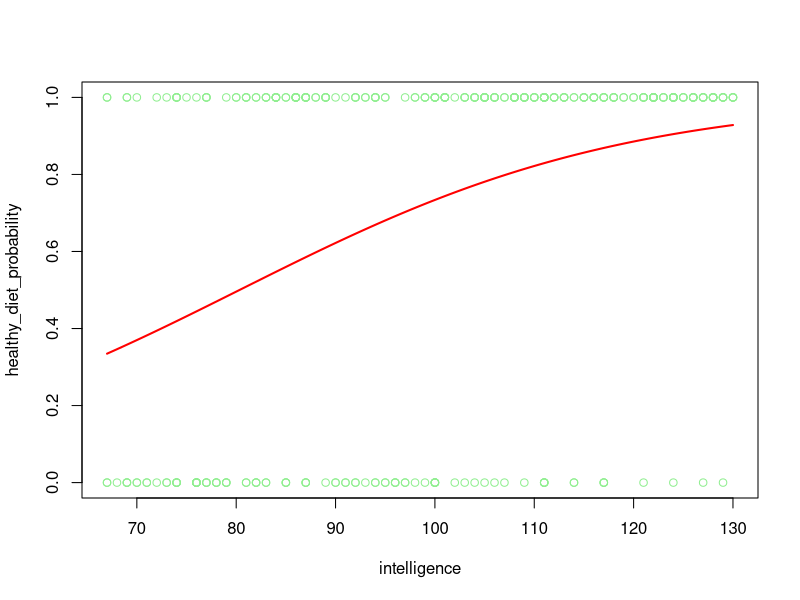
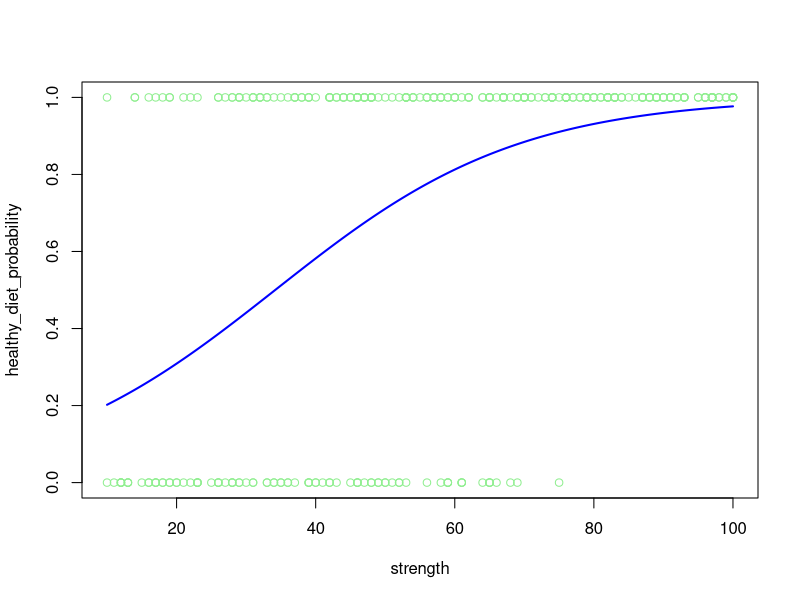

Write the R code that produced these figures, in order.
library(openxlsx)
set.seed(42)

amount <- 300

# age <- sample(20:84, amount, replace = TRUE)

 # intelligence <- sample(67:130, amount, replace = TRUE)

 #strength <- sample(10:100, amount, replace = TRUE)

 # healthy_diet_probability <- ifelse((intelligence*0.5 + strength * 0.53 > 75) | (age > 65), 1, 0)

 # DATA_TABLE <- data.frame(age, intelligence, strength, healthy_diet_probability)

 # write.csv(DATA_TABLE, file = "logistic.csv")

DATA_TABLE <- read.csv("logistic.csv") 
 
summary(DATA_TABLE)

base_model <- glm(healthy_diet_probability  ~ age + intelligence + strength, data = DATA_TABLE, family = "binomial")
summary(base_model)

modelIntelligence <- glm(healthy_diet_probability ~ intelligence, data = DATA_TABLE, family = "binomial")

modelIntelligence_df <- data.frame(intelligence = seq(min(DATA_TABLE$intelligence), max(DATA_TABLE$intelligence), len = 300))

modelIntelligence_df$healthy_diet_probability <- predict(modelIntelligence, modelIntelligence_df, type = "response")

plot(healthy_diet_probability ~ intelligence, data = DATA_TABLE, col = "lightgreen")
lines(modelIntelligence_df$intelligence, modelIntelligence_df$healthy_diet_probability
      , lwd = 2, col = "red")

modelStrength <- glm(healthy_diet_probability ~ strength, data = DATA_TABLE, family = "binomial")

modelStrength_df <- data.frame(strength = seq(min(DATA_TABLE$strength), max(DATA_TABLE$strength), len = 300))

modelStrength_df$healthy_diet_probability <- predict(modelStrength, modelStrength_df, type = "response")

plot(healthy_diet_probability ~ strength, data = DATA_TABLE, col = "lightgreen")

lines(modelStrength_df$strength, modelStrength_df$healthy_diet_probability, lwd = 2, col = "blue")